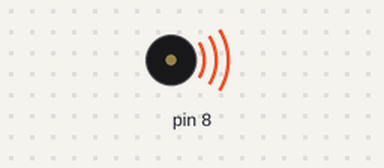
This sketch was run on a simulated Arduino Uno, built with avr-gcc and run on an emulated ATmega328P. Parts: buzzer (waves = sounding).

Above: at 0.12 s.
At 7.12 s:
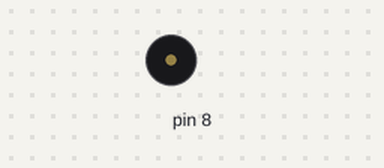
Timing chart, 0 to 7.4 s (numbered marks = the images above):
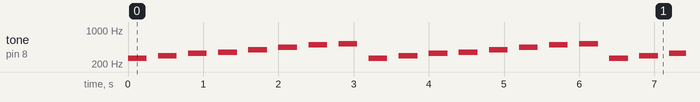

The sketch:

sketch_dec26c.ino
```cpp
int melody[] = {262, 294, 330, 349, 392, 440, 494, 523};

void setup()
{

}

void loop()
{
 for(int i = 0;i < 8;i++){
    tone(8,melody[i],250);
    delay(400);
    noTone(8);
  }
}
```

Measured:
- by itself, tone on pin 8: repeats every 3.2 s: silent 0.15 s, 294 Hz 0.25 s, silent 0.15 s, 330 Hz 0.25 s, silent 0.15 s, 349 Hz 0.25 s, silent 0.15 s, 392 Hz 0.25 s, silent 0.15 s, 440 Hz 0.25 s, silent 0.15 s, 494 Hz 0.25 s, silent 0.15 s, 523 Hz 0.25 s, silent 0.15 s, 262 Hz 0.25 s
